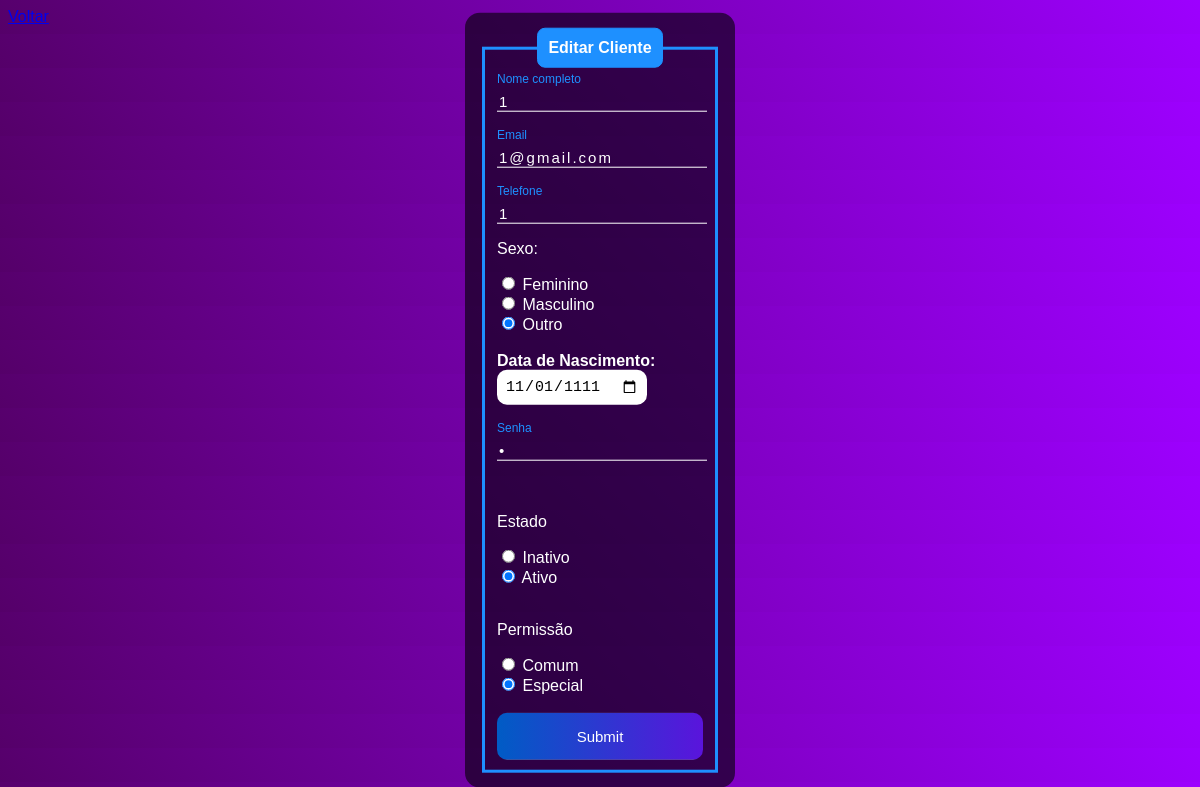
Page /edit.php?idnew_table=10 on the committed database.
### tables this page shows
CREATE TABLE `new_table` (
  `idnew_table` int(11) NOT NULL,
  `nome` varchar(45) NOT NULL,
  `email` varchar(145) NOT NULL,
  `telefone` varchar(25) NOT NULL,
  `data_nasc` date NOT NULL,
  `sexo` varchar(15) NOT NULL,
  `senha` varchar(45) NOT NULL,
  `permission` varchar(45) NOT NULL,
  `estado` varchar(50) DEFAULT NULL
);

### edit.php (the view, shortened to what this page needs)
<?php
include_once('config.php');
if (!empty($_GET['idnew_table'])) {
    $id = $_GET['idnew_table'];
    $sqlSelect = "SELECT * FROM new_table WHERE idnew_table=$id";
    $result = $conexao->query($sqlSelect);
    if ($result->num_rows > 0) {
        while ($user_data = mysqli_fetch_assoc($result)) {
            $nome = $user_data['nome'];
            $senha = $user_data['senha'];
            $email = $user_data['email'];
            $telefone = $user_data['telefone'];
            $sexo = $user_data['sexo'];
            $data_nasc = $user_data['data_nasc'];
            $permission = $user_data['permission'];
            $estado = $user_data['estado'];
        }
    } else {
        header('Location: sistema.php');
        exit;
    }
} else {
    header('Location: sistema.php');
    exit;
}
?>
<!DOCTYPE html>
<html lang="pt-br">
<head>
</head>
<body>
    <a href="sistema.php">Voltar</a>
    <div class="box">
        <form action="saveedit.php" method="POST">
            <fieldset>
                <legend><b>Editar Cliente</b></legend>
                <br>
                <div class="inputBox">
                    <input type="text" name="nome" id="nome" class="inputUser" value="<?php echo $nome; ?>" required>
                    <label for="nome" class="labelInput">Nome completo</label>
                </div>
                <br><br>
                <div class="inputBox">
                    <input type="email" name="email" id="email" class="inputUser" value="<?php echo $email; ?>" required>
                    <label for="email" class="labelInput">Email</label>
                </div>
                <br><br>
                <div class="inputBox">
                    <input type="text" name="telefone" id="telefone" class="inputUser" value="<?php echo $telefone; ?>" required>
                    <label for="telefone" class="labelInput">Telefone</label>
                </div>
                <p>Sexo:</p>
                <input type="radio" id="feminino" name="genero" value="feminino" <?php echo ($sexo == 'feminino') ? 'checked' : ''; ?> required>
                <label for="feminino">Feminino</label>
                <br>
                <input type="radio" id="masculino" name="genero" value="masculino" <?php echo ($sexo == 'masculino') ? 'checked' : ''; ?> required>
                <label for="masculino">Masculino</label>
                <br>
                <input type="radio" id="outro" name="genero" value="outro" <?php echo ($sexo == 'outro') ? 'checked' : ''; ?> required>
                <label for="outro">Outro</label>
                <br><br>
                <label for="data_nascimento"><b>Data de Nascimento:</b></label>
                <input type="date" name="data_nascimento" id="data_nascimento" value="<?php echo $data_nasc; ?>" required>
                <br><br><br>
                <div class="inputBox">
                    <input type="password" name="senha" id="senha" class="inputUser" value="<?php echo $senha; ?>" required>
                    <label for="senha" class="labelInput">Senha</label>
                </div>
                <br><br>
                <p>Estado</p>
                <input type="radio" id="inativo" name="estado" value="inativo" <?php echo ($estado == 'inativo') ? 'checked' : ''; ?> required>
                <label for="inativo">Inativo</label>
                <br>
                <input type="radio" id="ativo" name="estado" value="ativo" <?php echo ($estado == 'ativo') ? 'checked' : ''; ?> required>
                <label for="ativo">Ativo</label>
                <br><br>
                <p>Permissão</p>
                <input type="radio" id="comum" name="permission" value="comum" <?php echo ($permission == 'comum') ? 'checked' : ''; ?> required>
                <label for="comum">Comum</label>
                <br>
                <input type="radio" id="especial" name="permission" value="especial" <?php echo ($permission == 'especial') ? 'checked' : ''; ?> required>
                <label for="especial">Especial</label>
                <br><br>
                <input type="submit" name="update" id="submit">
            </fieldset>
        </form>
    </div>
</body>
</html>

### edit.php (style rules this page uses)
body { font-family: Arial, Helvetica, sans-serif; background-image: linear-gradient(45deg, rgb(85, 0, 105), rgb(157, 0, 255)); }
.box { color: white; position: absolute; top: 50%; left: 50%; transform: translate(-50%, -50%); background-color: rgba(0, 0, 0, 0.6); padding: 15px; border-radius: 15px; width: 20%; }
fieldset { border: 3px solid dodgerblue; }
legend { border: 1px solid dodgerblue; padding: 10px; text-align: center; background-color: dodgerblue; border-radius: 8px; }
.inputBox { position: relative; }
.inputUser { background: none; border: none; border-bottom: 1px solid white; outline: none; color: white; font-size: 15px; width: 100%; letter-spacing: 2px; }
.labelInput { position: absolute; top: 0px; left: 0px; pointer-events: none; transition: .5s; }
.inputUser:focus ~ .labelInput, .inputUser:valid ~ .labelInput { top: -20px; font-size: 12px; color: dodgerblue; }
#data_nascimento { border: none; padding: 8px; border-radius: 10px; outline: none; font-size: 15px; }
#submit { background-image: linear-gradient(to right, rgb(0, 92, 197), rgb(90, 20, 220)); width: 100%; border: none; padding: 15px; color: white; font-size: 15px; cursor: pointer; border-radius: 10px; }

### rows in the picture
new_table: nome "1", email "1@gmail.com", telefone "1", sexo "☐ Feminino", sexo "☐ Masculino", sexo "☑ Outro", data_nascimento "11/01/1111", estado "☐ Inativo", estado "☑ Ativo", permission "☐ Comum", permission "☑ Especial"
